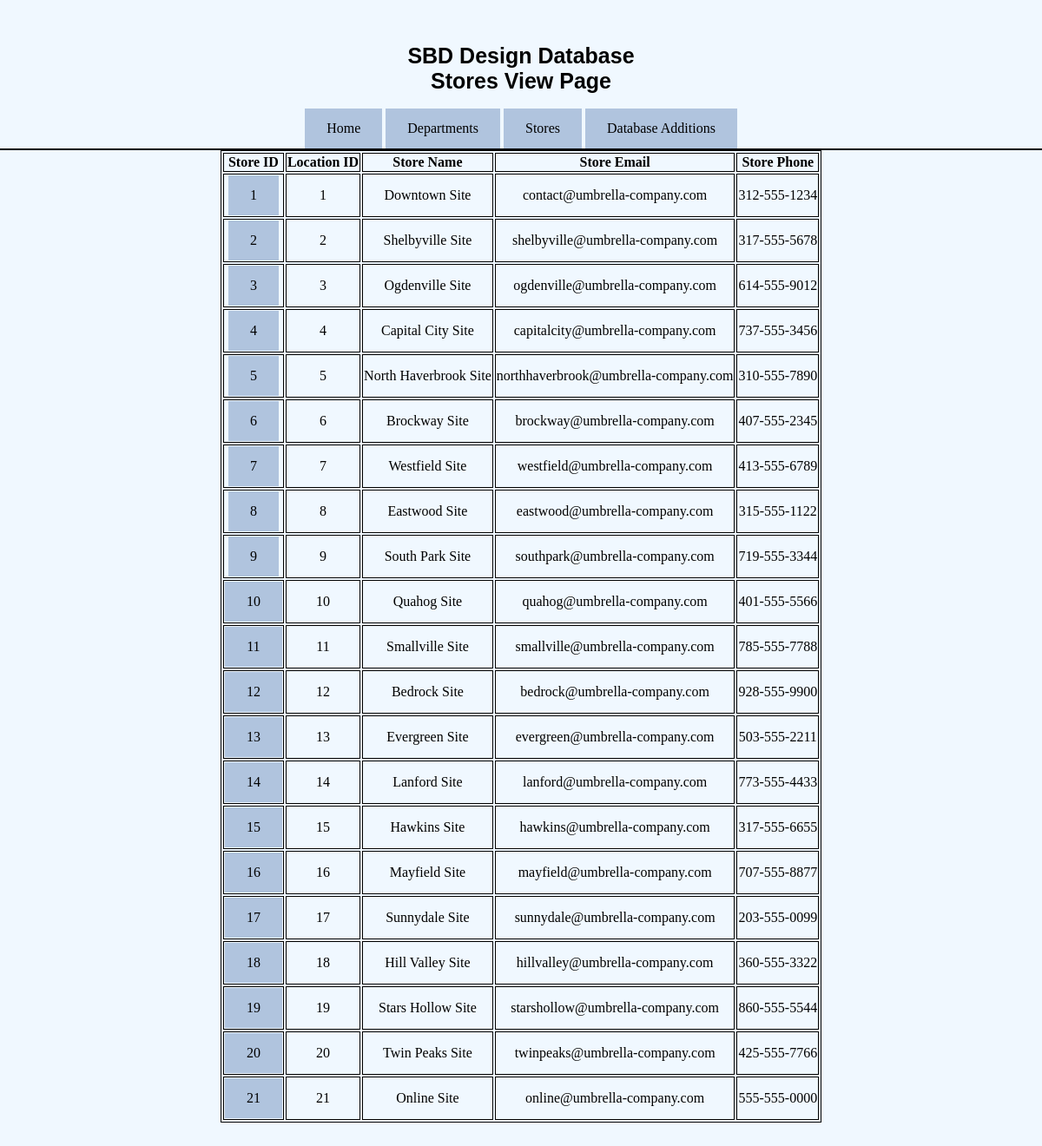
/Stores.php, run on the app's committed database.
### tables this page shows
CREATE TABLE `store` (
  `store_id` int NOT NULL AUTO_INCREMENT,
  `loc_id` int NOT NULL,
  `store_name` varchar(50) NOT NULL,
  `store_email` varchar(100) NOT NULL,
  `store_phone` varchar(15) NOT NULL,
  PRIMARY KEY (`store_id`),
  UNIQUE KEY `loc_id` (`loc_id`),
  CONSTRAINT `store_ibfk_1` FOREIGN KEY (`loc_id`) REFERENCES `location` (`loc_id`)
);

### Stores.php (the view, shortened to what this page needs)
<!DOCTYPE html>
<html>
<link rel="stylesheet" type="text/css" href="CSS/WebsiteStyle.CSS">
<head>
</head>
<h1>SBD Design Database<br>
Stores View Page</h1>
<body>
<div id="nav">
<a href="Index.php">Home</a>
<a href="Display.php">Departments</a>
<a href="Stores.php">Stores</a>
<a href="Add.php">Database Additions</a>
<table width ='100%' border='1'>
<?php
$DBConnect = mysqli_connect("INSERT", "admin", "INSERT", "sbd_icms");
if($DBConnect == false)
	print"Unable to connect to the database:" .mysqli_errno();
	else {
		$TableName = "store";
		$SQLstring = "Select * from $TableName";
		$QueryResult = mysqli_query($DBConnect, $SQLstring);
        if (mysqli_num_rows($QueryResult) > 0) {
           print "<table border='1' style='margin: 0 auto; text-align: center;'>";
           print "<tr><th>Store ID</th><th>Location ID</th><th>Store Name</th><th>Store Email</th><th>Store Phone</th></tr>";
            while ($Row = mysqli_fetch_assoc($QueryResult)) {
                print "<tr>
                        <td><a href='Stores.php?ID={$Row['store_id']}' target='_blank'>{$Row['store_id']}</a></td>
                        <td>{$Row['loc_id']}</td>
                        <td>{$Row['store_name']}</td>
                        <td>{$Row['store_email']}</td>
                        <td>{$Row['store_phone']}</td>
                       </tr>";
            }
            print "</table>";
        } else {
            print "There are no results to display.";
        }
		}
?>
</body>
</html>

### Stores.php (style rules this page uses)
body { margin:50px 0px; padding:0px; text-align:center; align:center; }

### data on the page
store: store_id "1", loc "1", store_name "Downtown Site", store_email "contact@umbrella-company.com", store_phone "312-555-1234"
store: store_id "2", loc "2", store_name "Shelbyville Site", store_email "shelbyville@umbrella-company.com", store_phone "317-555-5678"
store: store_id "3", loc "3", store_name "Ogdenville Site", store_email "ogdenville@umbrella-company.com", store_phone "614-555-9012"
store: store_id "4", loc "4", store_name "Capital City Site", store_email "capitalcity@umbrella-company.com", store_phone "737-555-3456"
store: store_id "5", loc "5", store_name "North Haverbrook Site", store_email "northhaverbrook@umbrella-company.com", store_phone "310-555-7890"
store: store_id "6", loc "6", store_name "Brockway Site", store_email "brockway@umbrella-company.com", store_phone "407-555-2345"
store: store_id "7", loc "7", store_name "Westfield Site", store_email "westfield@umbrella-company.com", store_phone "413-555-6789"
store: store_id "8", loc "8", store_name "Eastwood Site", store_email "eastwood@umbrella-company.com", store_phone "315-555-1122"
store: store_id "9", loc "9", store_name "South Park Site", store_email "southpark@umbrella-company.com", store_phone "719-555-3344"
store: store_id "10", loc "10", store_name "Quahog Site", store_email "quahog@umbrella-company.com", store_phone "401-555-5566"
store: store_id "11", loc "11", store_name "Smallville Site", store_email "smallville@umbrella-company.com", store_phone "785-555-7788"
store: store_id "12", loc "12", store_name "Bedrock Site", store_email "bedrock@umbrella-company.com", store_phone "928-555-9900"
store: store_id "13", loc "13", store_name "Evergreen Site", store_email "evergreen@umbrella-company.com", store_phone "503-555-2211"
store: store_id "14", loc "14", store_name "Lanford Site", store_email "lanford@umbrella-company.com", store_phone "773-555-4433"
store: store_id "15", loc "15", store_name "Hawkins Site", store_email "hawkins@umbrella-company.com", store_phone "317-555-6655"
store: store_id "16", loc "16", store_name "Mayfield Site", store_email "mayfield@umbrella-company.com", store_phone "707-555-8877"
store: store_id "17", loc "17", store_name "Sunnydale Site", store_email "sunnydale@umbrella-company.com", store_phone "203-555-0099"
store: store_id "18", loc "18", store_name "Hill Valley Site", store_email "hillvalley@umbrella-company.com", store_phone "360-555-3322"
store: store_id "19", loc "19", store_name "Stars Hollow Site", store_email "starshollow@umbrella-company.com", store_phone "860-555-5544"
store: store_id "20", loc "20", store_name "Twin Peaks Site", store_email "twinpeaks@umbrella-company.com", store_phone "425-555-7766"
store: store_id "21", loc "21", store_name "Online Site", store_email "online@umbrella-company.com", store_phone "555-555-0000"
